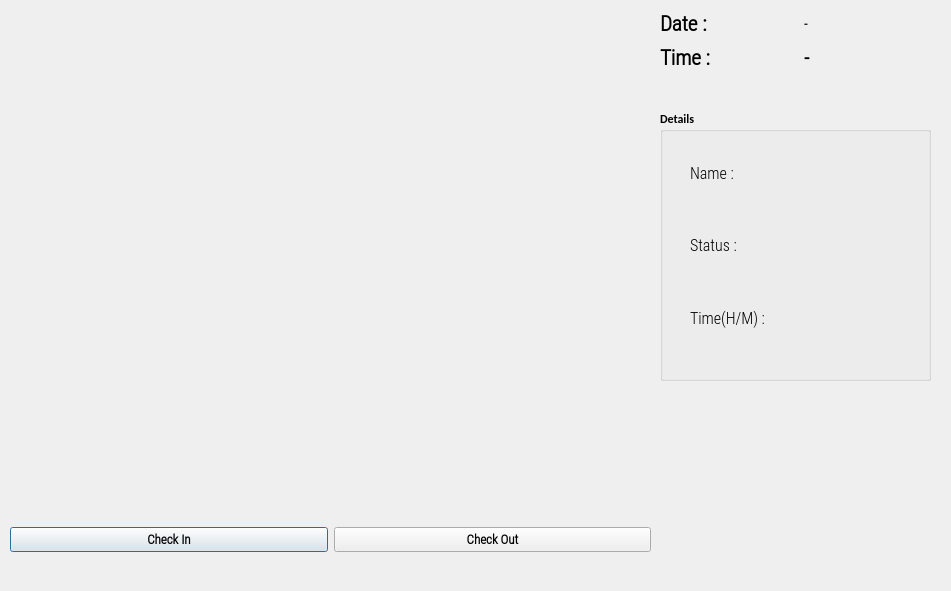
<?xml version="1.0" encoding="UTF-8"?>
<ui version="4.0">
 <class>OutputDialog</class>
 <widget class="QDialog" name="OutputDialog">
  <property name="geometry">
   <rect>
    <x>0</x>
    <y>0</y>
    <width>951</width>
    <height>591</height>
   </rect>
  </property>
  <property name="minimumSize">
   <size>
    <width>0</width>
    <height>0</height>
   </size>
  </property>
  <property name="maximumSize">
   <size>
    <width>1280</width>
    <height>720</height>
   </size>
  </property>
  <property name="font">
   <font>
    <family>Calibri</family>
    <weight>75</weight>
    <bold>true</bold>
   </font>
  </property>
  <property name="windowTitle">
   <string>Face Recognition Attendance App</string>
  </property>
  <property name="windowIcon">
   <iconset resource="resource.qrc">
    <normaloff>:/icon/icon.png</normaloff>:/icon/icon.png</iconset>
  </property>
  <widget class="QLabel" name="imgLabel">
   <property name="geometry">
    <rect>
     <x>10</x>
     <y>10</y>
     <width>640</width>
     <height>480</height>
    </rect>
   </property>
   <property name="minimumSize">
    <size>
     <width>4</width>
     <height>0</height>
    </size>
   </property>
   <property name="maximumSize">
    <size>
     <width>640</width>
     <height>480</height>
    </size>
   </property>
   <property name="text">
    <string/>
   </property>
  </widget>
  <widget class="QWidget" name="horizontalLayoutWidget">
   <property name="geometry">
    <rect>
     <x>10</x>
     <y>500</y>
     <width>641</width>
     <height>80</height>
    </rect>
   </property>
   <layout class="QHBoxLayout" name="horizontalLayout">
    <item>
     <widget class="QPushButton" name="ClockInButton">
      <property name="font">
       <font>
        <family>Roboto Condensed Light</family>
        <pointsize>10</pointsize>
        <weight>75</weight>
        <bold>true</bold>
       </font>
      </property>
      <property name="text">
       <string>Check In</string>
      </property>
      <property name="checkable">
       <bool>true</bool>
      </property>
     </widget>
    </item>
    <item>
     <widget class="QPushButton" name="ClockOutButton">
      <property name="font">
       <font>
        <family>Roboto Condensed Light</family>
        <pointsize>10</pointsize>
        <weight>75</weight>
        <bold>true</bold>
       </font>
      </property>
      <property name="text">
       <string>Check Out</string>
      </property>
      <property name="checkable">
       <bool>true</bool>
      </property>
     </widget>
    </item>
   </layout>
  </widget>
  <widget class="QWidget" name="gridLayoutWidget">
   <property name="geometry">
    <rect>
     <x>660</x>
     <y>10</y>
     <width>281</width>
     <height>61</height>
    </rect>
   </property>
   <layout class="QGridLayout" name="gridLayout_2">
    <item row="0" column="0">
     <widget class="QLabel" name="label">
      <property name="font">
       <font>
        <family>Roboto Condensed Light</family>
        <pointsize>16</pointsize>
        <weight>75</weight>
        <bold>true</bold>
       </font>
      </property>
      <property name="text">
       <string>Date :</string>
      </property>
     </widget>
    </item>
    <item row="0" column="1">
     <widget class="QLabel" name="Date_Label">
      <property name="font">
       <font>
        <family>Roboto Condensed Light</family>
        <pointsize>10</pointsize>
        <weight>75</weight>
        <bold>true</bold>
       </font>
      </property>
      <property name="text">
       <string>-</string>
      </property>
     </widget>
    </item>
    <item row="1" column="0">
     <widget class="QLabel" name="label_2">
      <property name="font">
       <font>
        <family>Roboto Condensed Light</family>
        <pointsize>16</pointsize>
        <weight>75</weight>
        <bold>true</bold>
       </font>
      </property>
      <property name="text">
       <string>Time :</string>
      </property>
     </widget>
    </item>
    <item row="1" column="1">
     <widget class="QLabel" name="Time_Label">
      <property name="font">
       <font>
        <family>Roboto Condensed Light</family>
        <pointsize>15</pointsize>
        <weight>75</weight>
        <bold>true</bold>
       </font>
      </property>
      <property name="text">
       <string>-</string>
      </property>
     </widget>
    </item>
   </layout>
  </widget>
  <widget class="QGroupBox" name="groupBox">
   <property name="geometry">
    <rect>
     <x>660</x>
     <y>110</y>
     <width>271</width>
     <height>271</height>
    </rect>
   </property>
   <property name="title">
    <string>Details</string>
   </property>
   <widget class="QWidget" name="verticalLayoutWidget">
    <property name="geometry">
     <rect>
      <x>30</x>
      <y>30</y>
      <width>97</width>
      <height>211</height>
     </rect>
    </property>
    <layout class="QVBoxLayout" name="verticalLayout">
     <item>
      <widget class="QLabel" name="label_3">
       <property name="font">
        <font>
         <family>Roboto Condensed Light</family>
         <pointsize>12</pointsize>
         <weight>50</weight>
         <bold>false</bold>
        </font>
       </property>
       <property name="text">
        <string>Name : </string>
       </property>
      </widget>
     </item>
     <item>
      <widget class="QLabel" name="label_4">
       <property name="font">
        <font>
         <family>Roboto Condensed Light</family>
         <pointsize>12</pointsize>
         <weight>50</weight>
         <bold>false</bold>
        </font>
       </property>
       <property name="text">
        <string>Status :</string>
       </property>
      </widget>
     </item>
     <item>
      <widget class="QLabel" name="label_5">
       <property name="font">
        <font>
         <family>Roboto Condensed Light</family>
         <pointsize>12</pointsize>
         <weight>50</weight>
         <bold>false</bold>
        </font>
       </property>
       <property name="text">
        <string>Time(H/M) : </string>
       </property>
      </widget>
     </item>
    </layout>
   </widget>
   <widget class="QWidget" name="verticalLayoutWidget_2">
    <property name="geometry">
     <rect>
      <x>120</x>
      <y>30</y>
      <width>131</width>
      <height>211</height>
     </rect>
    </property>
    <layout class="QVBoxLayout" name="verticalLayout_2">
     <item>
      <widget class="QLabel" name="NameLabel">
       <property name="font">
        <font>
         <family>Roboto Condensed Light</family>
         <pointsize>12</pointsize>
         <weight>50</weight>
         <bold>false</bold>
        </font>
       </property>
       <property name="text">
        <string/>
       </property>
      </widget>
     </item>
     <item>
      <widget class="QLabel" name="StatusLabel">
       <property name="font">
        <font>
         <family>Roboto Condensed Light</family>
         <pointsize>12</pointsize>
         <weight>50</weight>
         <bold>false</bold>
        </font>
       </property>
       <property name="text">
        <string/>
       </property>
      </widget>
     </item>
     <item>
      <layout class="QHBoxLayout" name="horizontalLayout_2">
       <item>
        <widget class="QLabel" name="HoursLabel">
         <property name="font">
          <font>
           <family>Roboto Condensed Light</family>
           <pointsize>12</pointsize>
           <weight>50</weight>
           <bold>false</bold>
          </font>
         </property>
         <property name="text">
          <string/>
         </property>
        </widget>
       </item>
       <item>
        <widget class="QLabel" name="MinLabel">
         <property name="font">
          <font>
           <family>Roboto Condensed Light</family>
           <pointsize>12</pointsize>
           <weight>50</weight>
           <bold>false</bold>
          </font>
         </property>
         <property name="text">
          <string/>
         </property>
        </widget>
       </item>
      </layout>
     </item>
    </layout>
   </widget>
  </widget>
 </widget>
 <resources>
  <include location="resource.qrc"/>
 </resources>
 <connections/>
</ui>
